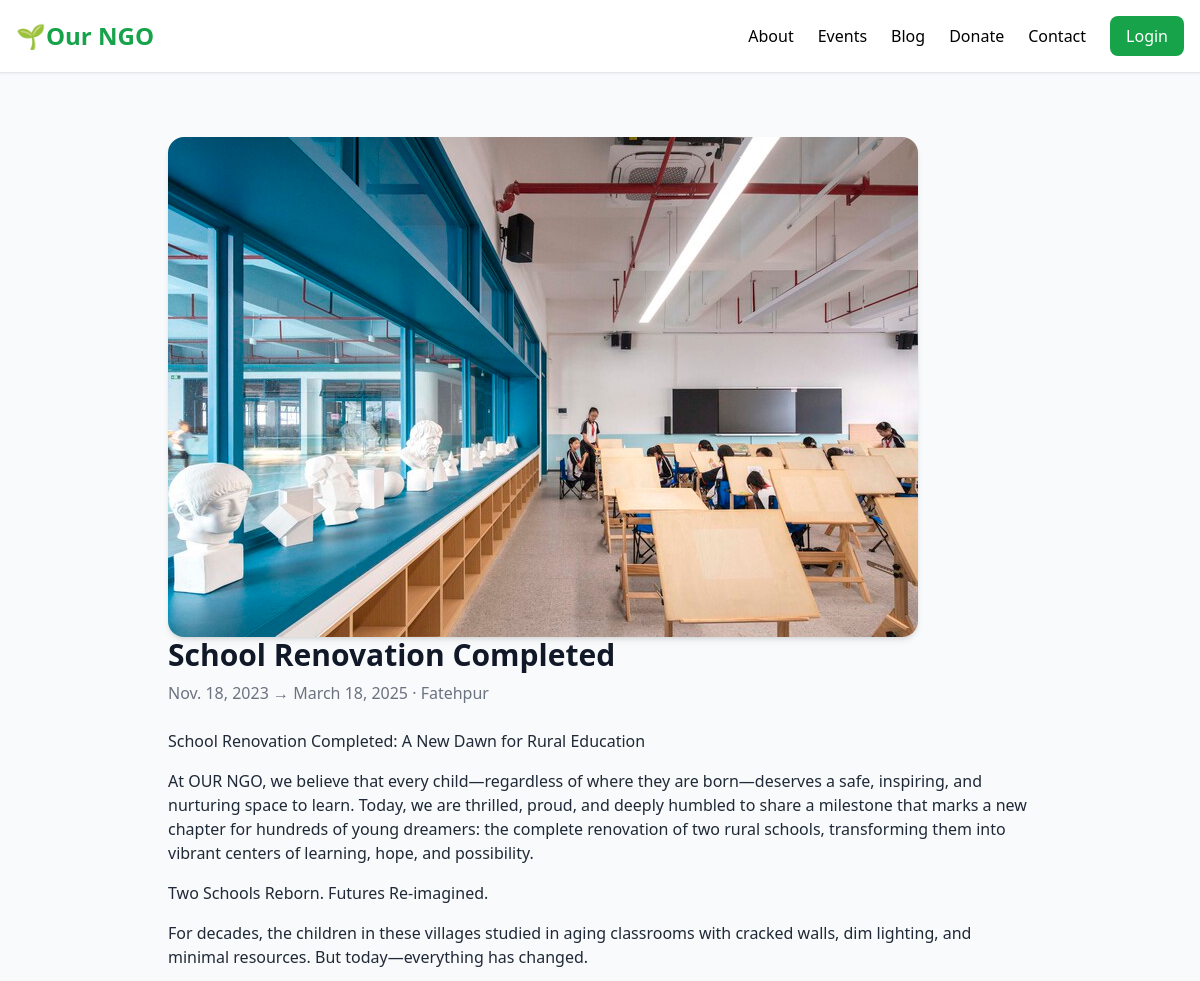
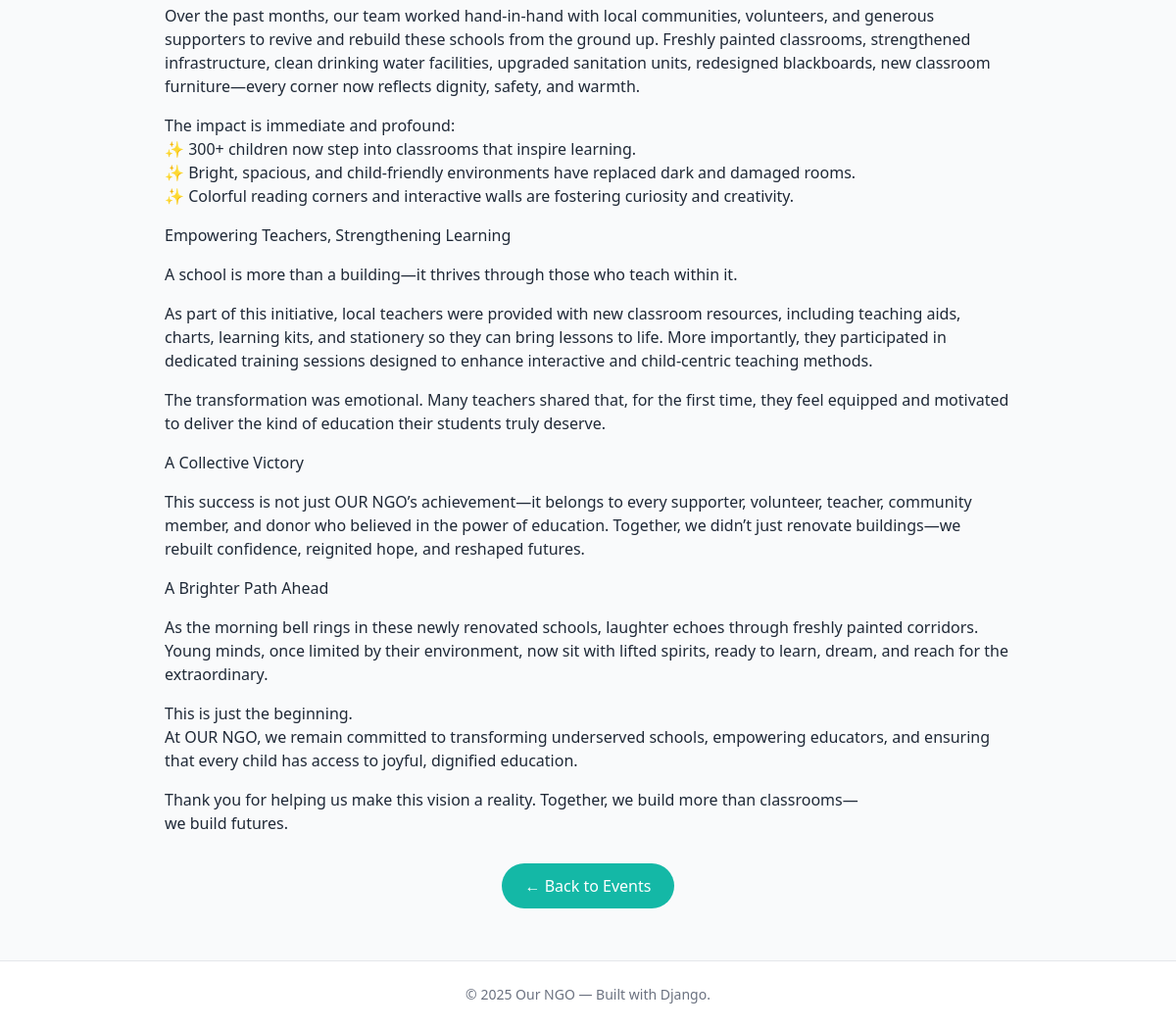
Screenshot of /events/school-renovation-completed/ with the database file from the repository (2 pictures, top to bottom).
### events/models.py (models this page shows, shortened)
class Event(models.Model):
    title = models.CharField(max_length=200)
    slug = models.SlugField(unique=True)
    start_date = models.DateField()
    end_date = models.DateField(blank=True, null=True)
    location = models.CharField(max_length=200, blank=True)
    description = models.TextField(blank=True)
    image = models.ImageField(upload_to='events/', blank=True, null=True)
    class Meta:
        ordering = ["start_date"]

### events/views.py (the view)
# urls.py: path("<slug:slug>/", event_detail, name="event_detail"),
def event_detail(request, slug):
    event = get_object_or_404(Event, slug=slug)
    return render(request, "events/event_detail.html", {"event": event})

### ngo_site/templates/events/event_detail.html (shortened to what this page needs)
{% extends "base.html" %}
{% block content %}
<section class="max-w-4xl mx-auto px-4 py-16">
  {% if event.image %}
  <img src="{{ event.image.url }}" class="rounded-2xl shadow-md" alt="{{ event.title }}">
  {% else %}
  <img src="https://images.unsplash.com/photo-1524678606370-a47ad25cb82a?auto=format&fit=crop&w=1200&q=60"
       class="w-full h-64 object-cover rounded-2xl mb-8 shadow-lg">
  {% endif %}
  <h1 class="text-3xl font-bold text-gray-900">{{ event.title }}</h1>
  <p class="text-gray-500 mt-2 mb-6">
    {{ event.start_date }}{% if event.end_date %} → {{ event.end_date }}{% endif %} &middot; {{ event.location }}
  </p>
  <div class="prose prose-teal max-w-none text-gray-800">
    {{ event.description|linebreaks }}
  </div>
  <div class="mt-10 text-center">
    <a href="/events/"
       class="px-6 py-3 bg-teal-500 text-white rounded-full font-medium hover:bg-teal-600 transition">
      ← Back to Events
    </a>
  </div>
</section>
{% endblock %}

### ngo_site/static/css/styles.css (style rules this page uses)
.prose p { margin-bottom: 1rem; }

### rows the page displays
Event: image (picture), title "School Renovation Completed", start_date "Nov. 18, 2023", end_date "March 18, 2025", location "Fatehpur", description "School Renovation Completed: A New Dawn for Rural Education At OUR NGO, we believe that every child—regardless of where they are born—deserves a safe, inspiring, and nurturing space to learn. Today, we are thrilled, proud, and deeply humbled to share a milestone that marks a new chapter for hundreds of young dreamers: the complete renovation of two rural schools, transforming them into vibrant centers of learning, hope, and possibility. Two Schools Reborn. Futures Re-imagined. For decades, the children in these villages studied in aging classrooms with cracked walls, dim lighting, and minimal resources. But today—everything has changed. Over the past months, our team worked hand-in-hand…"
